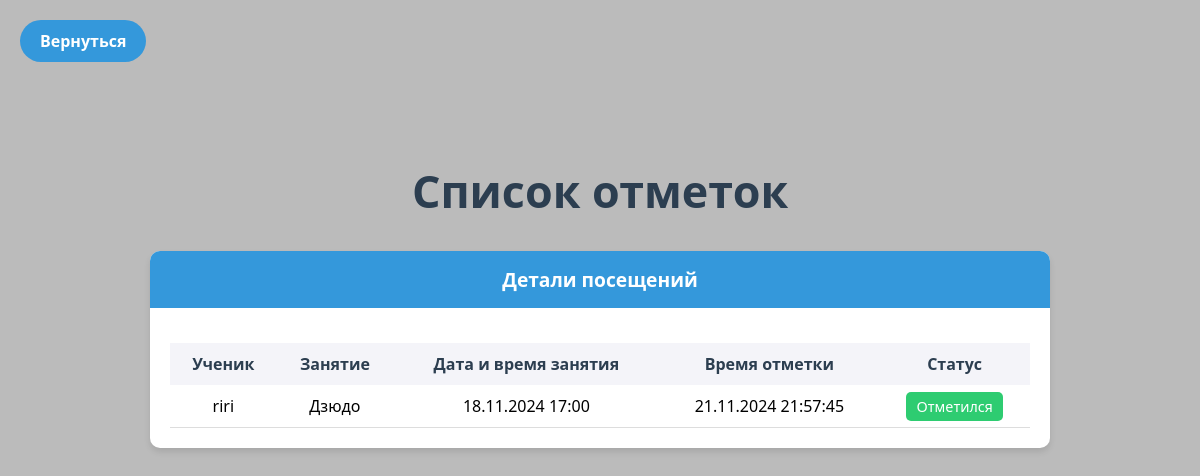
The page /list/ on the database as committed earlier.
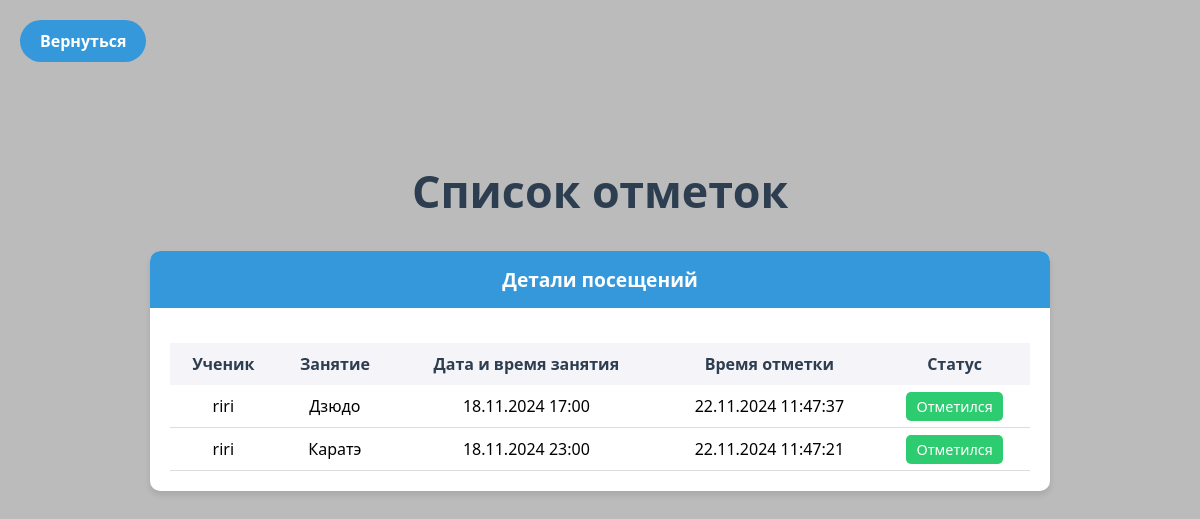
The same page on the database as committed later.
### attendance/models.py (models this page shows, shortened)
class Attendance(models.Model):
    user = models.ForeignKey(User, on_delete=models.CASCADE, verbose_name="Пользователь")
    lesson = models.ForeignKey('Lesson', on_delete=models.CASCADE, verbose_name="Занятие")
    checked_in = models.BooleanField(default=False, verbose_name="Посетил")
    qr_hash = models.CharField(max_length=8, verbose_name="QR Хэш", null=True, blank=True)  # Хэш ограничен 8 символами
    checked_in_time = models.DateTimeField(null=True, blank=True, verbose_name="Время отметки")
    class Meta:
        verbose_name = "Отметка"
        verbose_name_plural = "Отметки"

class Lesson(models.Model):
    name = models.CharField(max_length=100, verbose_name="Название занятия")
    description = models.TextField(verbose_name="Описание", blank=True, null=True)
    schedule_time = models.DateTimeField(verbose_name="Время занятия")

### attendance/views.py (the view)
# urls.py: path('list/', views.attendance_view, name='attendance_list'),
def attendance_view(request):
    attendances = Attendance.objects.all()
    return render(request, 'attendance/attendance_list.html', {'attendances': attendances})

### attendance/templates/attendance/attendance_list.html (shortened to what this page needs)
<!DOCTYPE html>
<html lang="en">
<head>
</head>
<body>
    <a href="{% url 'lesson_list' %}" class="back-btn">
         Вернуться
    </a>
    <div class="container">
        <h1>Список отметок</h1>
        <div class="card">
            <div class="card-header">
                Детали посещений
            </div>
            <div class="card-body">
                {% if attendances.count %}
                    <table class="table">
                        <thead>
                            <tr>
                                <th>Ученик</th>
                                <th>Занятие</th>
                                <th>Дата и время занятия</th>
                                <th>Время отметки</th>
                                <th>Статус</th>
                            </tr>
                        </thead>
                        <tbody>
                            {% for attendance in attendances %}
                            <tr>
                                <td>{{ attendance.user.username }}</td>
                                <td>{{ attendance.lesson.name }}</td>
                                <td>{{ attendance.lesson.schedule_time|date:"d.m.Y H:i" }}</td>
                                <td>
                                    {% if attendance.checked_in_time %}
                                        {{ attendance.checked_in_time|date:"d.m.Y H:i:s" }}
                                    {% else %}
                                        -
                                    {% endif %}
                                </td>
                                <td>
                                    <span class="badge {% if attendance.checked_in %}badge-success{% else %}badge-danger{% endif %}">
                                        {{ attendance.checked_in|yesno:"Отметился,Не отметился" }}
                                    </span>
                                </td>
                            </tr>
                            {% endfor %}
                        </tbody>
                    </table>
                {% else %}
                    <div class="no-data">Данные отсутствуют.</div>
                {% endif %}
            </div>
        </div>
    </div>
</body>
</html>

Rows that differ between the two databases and show on the page:
changed Attendance "Дзюдо": checked_in_time "21.11.2024 21:57:45" → "22.11.2024 11:47:37"
added Attendance: user.username "riri", lesson.name "Каратэ", lesson.schedule_time "18.11.2024 23:00", checked_in_time "22.11.2024 11:47:21", checked_in "Отметился"
